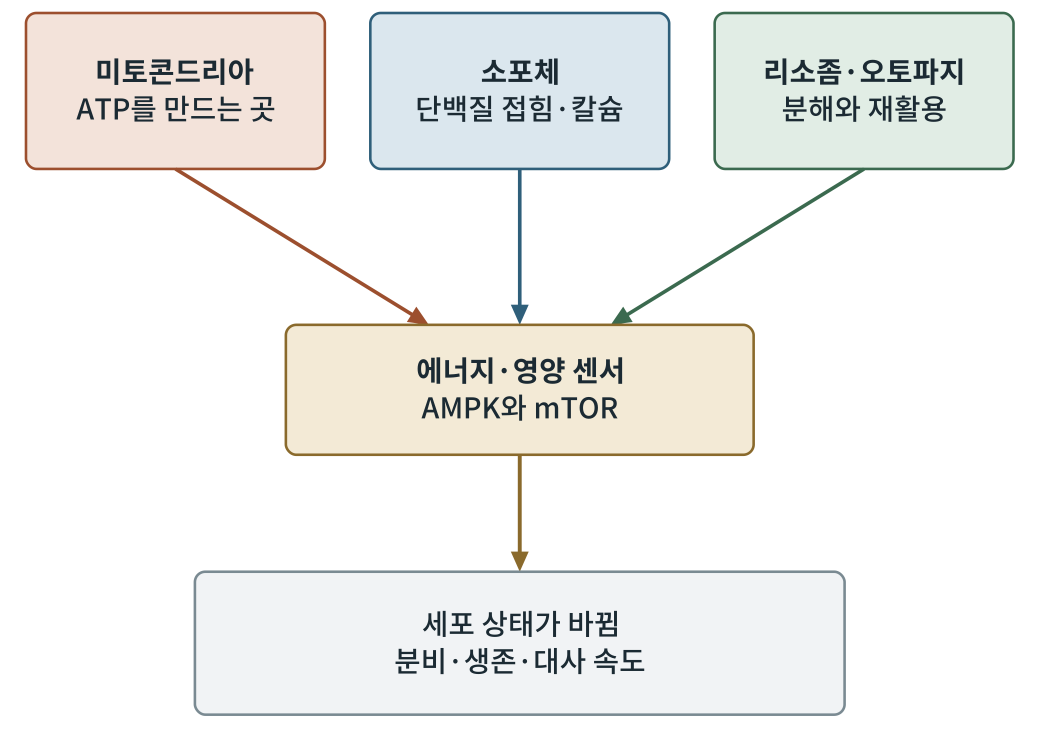
#> input picture obese2/figures/out/그림9-1.png, 2079 x 1507 px (shown at 1/2 size)
$ python fig9-1.py
#> lines starting #> are read from the running program, lines starting #| are printed output that depends on the picture
### obese2/figures/scripts/figlib.py
# -*- coding: utf-8 -*-
"""생물·의학 대중서 그림 생성 라이브러리 (좌표 명시 SVG) — biofig_kit (원본: 「인삼과 암치유」 2026-09)

좌표계: viewBox 폭 800, 출력 폭 120mm  →  1단위 = 0.15mm = 0.425pt
  · 글자 최소 22단위(≈9.4pt).  book1.md 기준(700폭에서 18 = 8.2pt)보다 엄격하다.
  · 제목 26 이상, 수치 강조 28 이상 권장.
모든 글자의 예상 경계상자를 기록해 두었다가 save() 때
  ① 글자↔글자 겹침  ② 캔버스 밖 넘침  ③ 상자 넘침(tbox)  ④ 글자 위에 나중에 그린 불투명 도형
을 검사해 WARN에 쌓는다.  report()가 0건이어야 완성이다.

색 규칙(책 전체 통일, 흑백 인쇄에서도 명도 차로 구분):
  정상세포·일반구조 = BLUE 계열,  암세포 = WARM 계열,  면역세포 = GREEN 계열,
  인삼·진세노사이드 = GOLD 계열,  보조선·주석 = GRAY
"""
import os, math

UNIT_PT = 120.0 / 800 * 72 / 25.4
MIN_FS = 22
FONT = "'Noto Sans CJK KR',sans-serif"

INK    = '#1b2a33'
BLUE   = '#2f5f7a'; LBLUE = '#dbe7ee'; FILL = '#eef3f6'
GRAY   = '#7a8a92'; LGRAY = '#f2f4f5'; MGRAY = '#c9d1d5'
WARM   = '#9c4f2e'; LWARM = '#f3e3da'; MWARM = '#d9a48a'
GREEN  = '#3b6a4f'; LGREEN = '#e1ede5'; MGREEN = '#9cc0a9'
GOLD   = '#8a6a2c'; LGOLD = '#f3ead6'; MGOLD = '#d6bd84'
WHITE  = '#ffffff'

WARN = []


def _w(s, fs):
    """문자열 렌더링 폭 추정(단위). 한글·한자=1.0em, 영문·숫자=0.58em, 좁은 기호=0.32em"""
    t = 0.0
    for c in s:
        o = ord(c)
        if o > 0x1100 and not (0x2000 <= o <= 0x206f):
            t += 1.0
        elif c == ' ':
            t += 0.32
        elif c in 'ilj.,·|()[]:;\'"!':
            t += 0.32
        elif c in 'mwMW':
            t += 0.85
        else:
            t += 0.58
    return t * fs


def _ov(a, b):
    ix = min(a[2], b[2]) - max(a[0], b[0])
    iy = min(a[3], b[3]) - max(a[1], b[1])
    if ix <= 0 or iy <= 0:
        return 0.0
    sa = (a[2] - a[0]) * (a[3] - a[1]); sb = (b[2] - b[0]) * (b[3] - b[1])
    return ix * iy / max(1e-6, min(sa, sb))


class Fig:
    def __init__(self, name, h, w=800):
        self.name, self.w, self.h = name, w, h
        self.parts = []
        self.texts = []      # (box, s, order)
        self.shapes = []     # (box, order)  불투명 도형
        self.order = 0
        self.minfs = 999

    def _add(self, svg, box=None, opaque=False):
        self.parts.append(svg)
        if box and opaque:
            self.shapes.append((box, self.order))
        self.order += 1

    # ── 기본 도형 ──────────────────────────────────────────────
    def rect(self, x, y, w, h, fill=FILL, stroke=BLUE, sw=2, rx=8, dash=None, opacity=1):
        d = f' stroke-dasharray="{dash}"' if dash else ''
        op = f' opacity="{opacity}"' if opacity != 1 else ''
        self._add(f'<rect x="{x}" y="{y}" width="{w}" height="{h}" rx="{rx}" fill="{fill}" '
                  f'stroke="{stroke}" stroke-width="{sw}"{d}{op}/>',
                  (x, y, x + w, y + h), fill not in ('none', '') and opacity >= .5)

    # [10 lines left out: functions circle, ellipse, not called in this run]

    def line(self, x1, y1, x2, y2, stroke=GRAY, sw=2, dash=None):
        d = f' stroke-dasharray="{dash}"' if dash else ''
        self._add(f'<line x1="{x1}" y1="{y1}" x2="{x2}" y2="{y2}" stroke="{stroke}" stroke-width="{sw}"{d}/>')

    # [10 lines left out: functions path, poly, not called in this run]

    def raw(self, svg):
        """직접 작성한 SVG 조각(겹침 검사 대상 아님 — 글자는 반드시 text()로 넣을 것)"""
        self._add(svg)

    def text(self, x, y, s, fs=24, weight=400, anchor='middle', color=INK, italic=False, check=True):
        if fs < MIN_FS:
            WARN.append(f'{self.name}: 글자 크기 {fs} < {MIN_FS} «{s[:20]}»')
            fs = MIN_FS
        self.minfs = min(self.minfs, fs)
        it = ' font-style="italic"' if italic else ''
        esc = s.replace('&', '&amp;').replace('<', '&lt;').replace('>', '&gt;')
        w = _w(s, fs)
        x0 = x - w / 2 if anchor == 'middle' else (x - w if anchor == 'end' else x)
        box = (x0, y - fs * 0.80, x0 + w, y + fs * 0.18)
        if check:
            self.texts.append((box, s, self.order))
        self._add(f'<text x="{x}" y="{y}" font-family="{FONT}" font-size="{fs}" font-weight="{weight}" '
                  f'text-anchor="{anchor}" fill="{color}"{it}>{esc}</text>')
        return box

    # [5 lines left out: function lines, not called in this run]

    def arrow(self, x1, y1, x2, y2, stroke=BLUE, sw=2.5, dash=None, head=10):
        ang = math.atan2(y2 - y1, x2 - x1)
        bx, by = x2 - head * math.cos(ang), y2 - head * math.sin(ang)
        self.line(x1, y1, bx, by, stroke, sw, dash)
        p2 = (x2 - head * 1.7 * math.cos(ang - 0.42), y2 - head * 1.7 * math.sin(ang - 0.42))
        p3 = (x2 - head * 1.7 * math.cos(ang + 0.42), y2 - head * 1.7 * math.sin(ang + 0.42))
        pts = ' '.join(f'{px:.1f},{py:.1f}' for px, py in ((x2, y2), p2, p3))
        self._add(f'<polygon points="{pts}" fill="{stroke}"/>')

    # [18 lines left out: functions carrow, inhibit, not called in this run]

    # ── 조합 도형 ──────────────────────────────────────────────
    def tbox(self, x, y, w, h, lines, fs=24, fill=FILL, stroke=BLUE, sw=2, rx=8,
             color=INK, weight=400, lead=1.3, dash=None, first_bold=False):
        """글자가 든 상자. 폭·높이 초과를 경고한다(글자 폭을 먼저 계산하고 상자를 정할 것)."""
#> called with x = 20, y = 10, w = 230, h = 120, fs = 22, fill = '#f3e3da', stroke = '#9c4f2e', sw = 2
        self.rect(x, y, w, h, fill, stroke, sw, rx, dash)
        n = len(lines)
        total = (n - 1) * fs * lead
        y0 = y + h / 2 - total / 2 + fs * 0.35
        for i, ln in enumerate(lines):
            wgt = 700 if (first_bold and i == 0) else weight
            if _w(ln, fs) > w - 12:
                WARN.append(f'{self.name}: 상자 폭 넘침 «{ln}» {_w(ln, fs):.0f} > {w - 12}')
            self.text(x + w / 2, y0 + i * fs * lead, ln, fs, wgt, 'middle', color)
        if total + fs > h - 8:
            WARN.append(f'{self.name}: 상자 높이 넘침 «{lines[0]}» {total + fs:.0f} > {h - 8}')

    # [33 lines left out: functions callout, badge, hbar, axis_label, not called in this run]

    # ── 저장 ──────────────────────────────────────────────────
    def _check(self):
        T = self.texts
        for i in range(len(T)):
            for j in range(i + 1, len(T)):
                r = _ov(T[i][0], T[j][0])
                if r > 0.06:
                    WARN.append(f'{self.name}: 글자 겹침 {r:.0%} «{T[i][1][:16]}» ↔ «{T[j][1][:16]}»')
        for box, s, o in T:
            if box[0] < 2 or box[2] > self.w - 2 or box[1] < 2 or box[3] > self.h - 2:
                WARN.append(f'{self.name}: 캔버스 넘침 «{s[:20]}» x{box[0]:.0f}~{box[2]:.0f} y{box[1]:.0f}~{box[3]:.0f}')
            for sb, so in self.shapes:
                if so > o and _ov(box, sb) > 0.25:
                    WARN.append(f'{self.name}: 글자가 나중 도형에 가려짐 «{s[:20]}»')

    def save(self, outdir):
        self._check()
        mm_h = self.h / self.w * 120
        svg = (f'<svg xmlns="http://www.w3.org/2000/svg" viewBox="0 0 {self.w} {self.h}" '
               f'width="120mm" height="{mm_h:.1f}mm">'
               f'<rect x="0" y="0" width="{self.w}" height="{self.h}" fill="#ffffff"/>'
               + ''.join(self.parts) + '</svg>')
        os.makedirs(outdir, exist_ok=True)
        open(os.path.join(outdir, self.name), 'w', encoding='utf-8').write(svg)
        return self.name, self.minfs * UNIT_PT


# [18 lines left out: functions point_in_poly, contain, not called in this run]


def report(prefix=''):
    W = [w for w in WARN if w.startswith(prefix)] if prefix else WARN
    if W:
        print(f'⚠ 경고 {len(W)}건:')
        for w in W:
            print('  ', w)
    else:
        print('✓ 겹침·넘침·글자크기 경고 0건')
    return len(W)

### obese2/figures/scripts/fig9-1.py
# -*- coding: utf-8 -*-
import os, sys
sys.path.insert(0, os.path.dirname(os.path.abspath(__file__)))
import figlib as F
from figlib import Fig, INK, BLUE, LBLUE, GRAY, WARM, LWARM, GREEN, LGREEN, GOLD, LGOLD
here = os.path.dirname(os.path.abspath(__file__)); OUT = os.path.join(here, "..", "svg")
f = Fig('fig9-1.svg', 580)
f.tbox(20, 10, 230, 120, ['미토콘드리아', 'ATP를 만드는 곳'], 22, LWARM, WARM, first_bold=True)
f.tbox(285, 10, 230, 120, ['소포체', '단백질 접힘·칼슘'], 22, LBLUE, BLUE, first_bold=True)
f.tbox(550, 10, 230, 120, ['리소좀·오토파지', '분해와 재활용'], 22, LGREEN, GREEN, first_bold=True)
f.arrow(135, 130, 330, 250, WARM, 2.8)
f.arrow(400, 130, 400, 250, BLUE, 2.8)
f.arrow(665, 130, 470, 250, GREEN, 2.8)
f.tbox(220, 250, 360, 100, ['에너지·영양 센서', 'AMPK와 mTOR'], 22, LGOLD, GOLD, first_bold=True)
f.arrow(400, 350, 400, 440, GOLD, 3)
f.tbox(150, 440, 500, 110, ['세포 상태가 바뀜', '분비·생존·대사 속도'], 22, LGRAY if False else "#F1F3F5", GRAY)
print(f.save(OUT)); F.report()
import cairosvg
from PIL import Image
o = os.path.join(here, '..', 'out')
cairosvg.svg2png(url=os.path.join(OUT, 'fig9-1.svg'), write_to=os.path.join(o, '그림9-1.png'), output_width=2079, background_color='white')
#> (this line was passed over: cairosvg is not available in this run)
Image.open(os.path.join(o, '그림9-1.png')).convert('L').save(os.path.join(o, '그림9-1-흑백.png'))
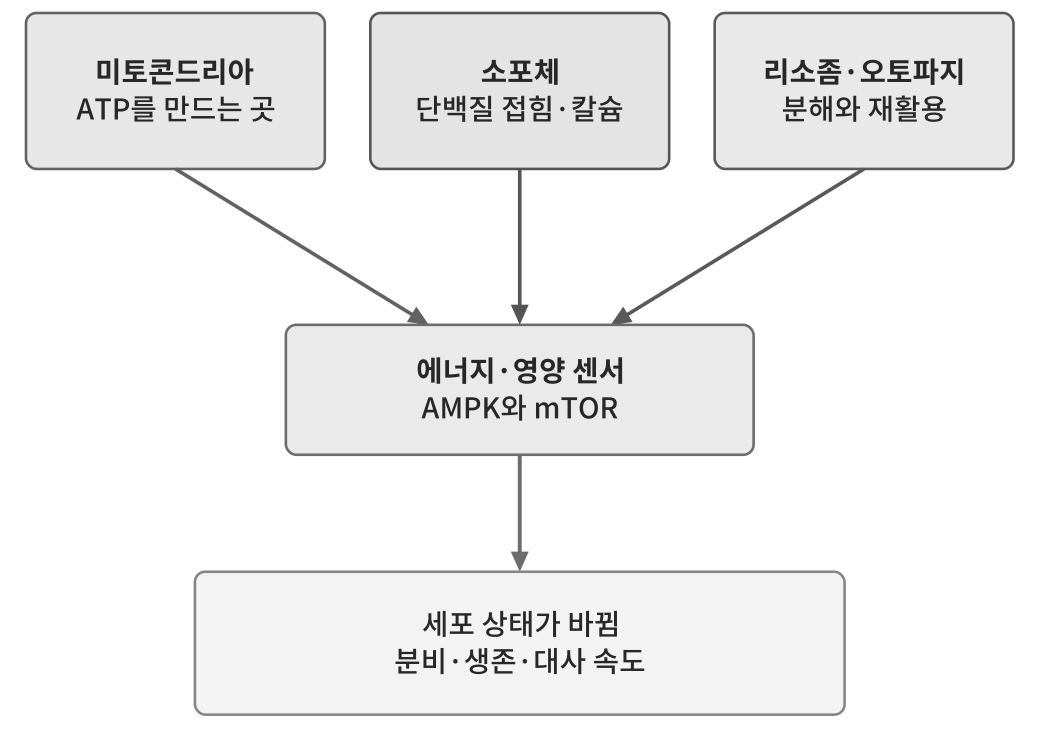
#> saved as 그림9-1-흑백.png: PIL image 2079x1507 L (shown at 1/2 size); min 39, max 255, mean 240.4

$ run again, with obese2/figures/out/그림1-1.png copied over obese2/figures/out/그림9-1.png
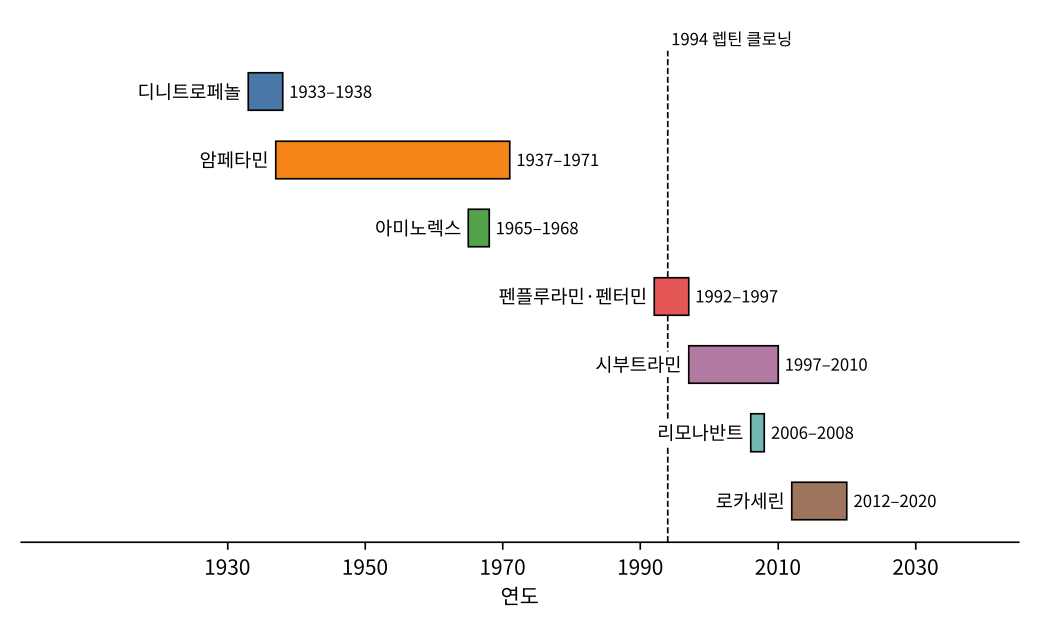
#> input picture obese2/figures/out/그림1-1.png, 2079 x 1260 px (shown at 1/2 size)
#> `Image.open(os.path.join(o, '그림9-1.png')).convert('L').save(os.path.joi..`:
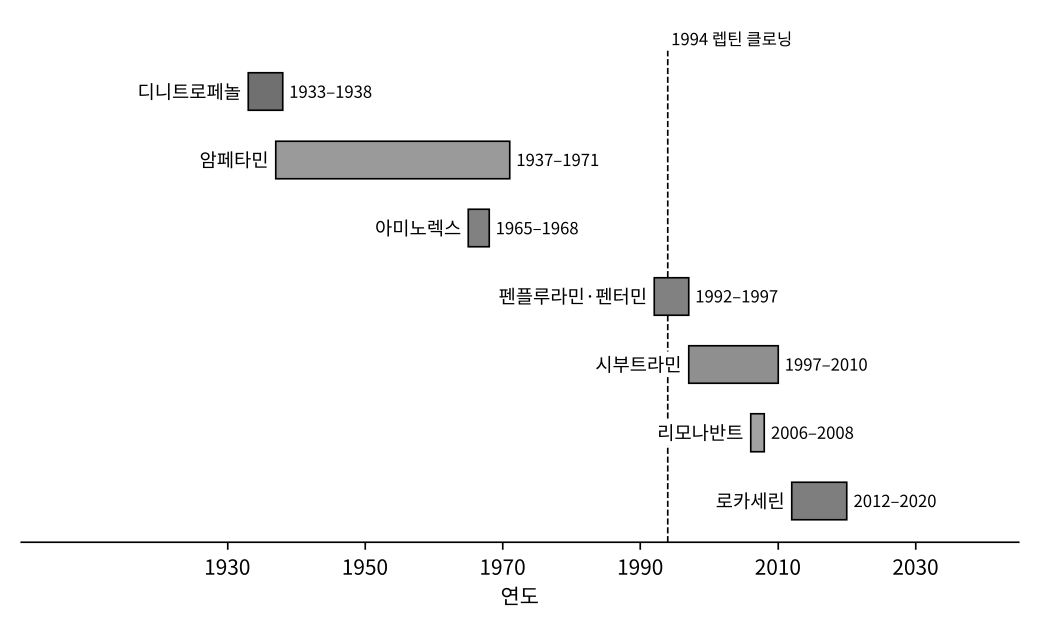
#> saved as 그림9-1-흑백.png: PIL image 2079x1260 L (shown at 1/2 size); min 0, max 255, mean 247.7

$ run again, with obese2/figures/out/그림10-1.png copied over obese2/figures/out/그림9-1.png
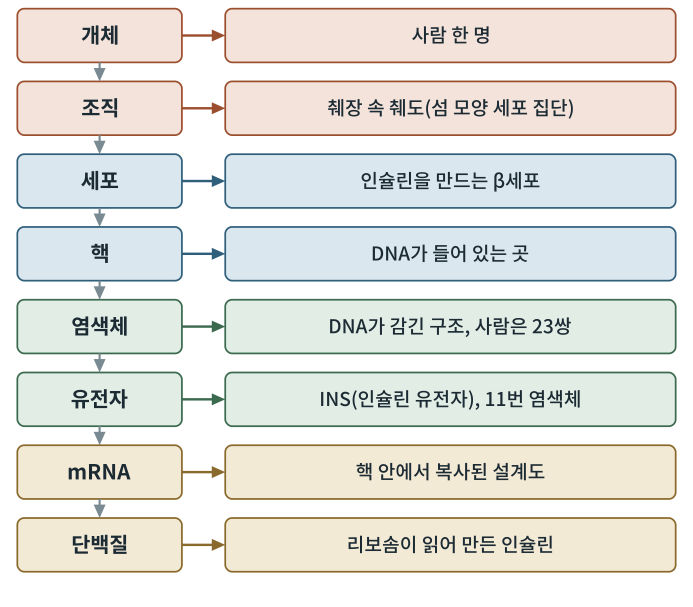
#> input picture obese2/figures/out/그림10-1.png, 2079 x 1819 px (shown at 1/3 size)
#> `Image.open(os.path.join(o, '그림9-1.png')).convert('L').save(os.path.joi..`:
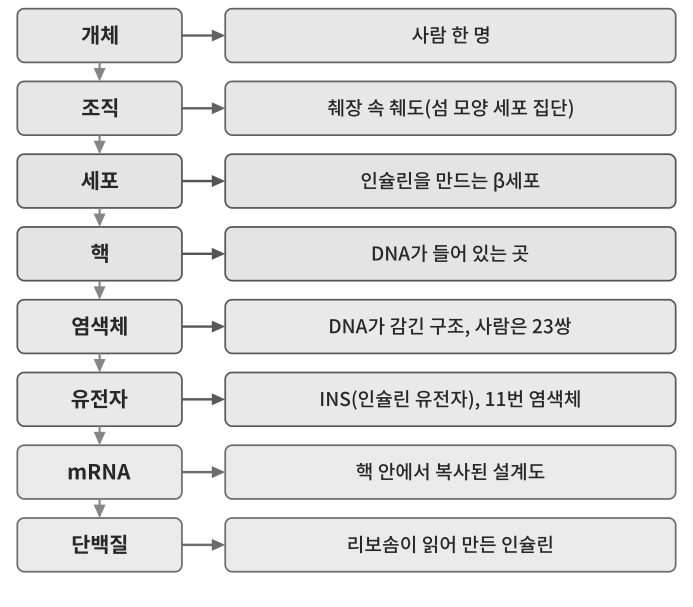
#> saved as 그림9-1-흑백.png: PIL image 2079x1819 L (shown at 1/3 size); min 39, max 255, mean 227.6
